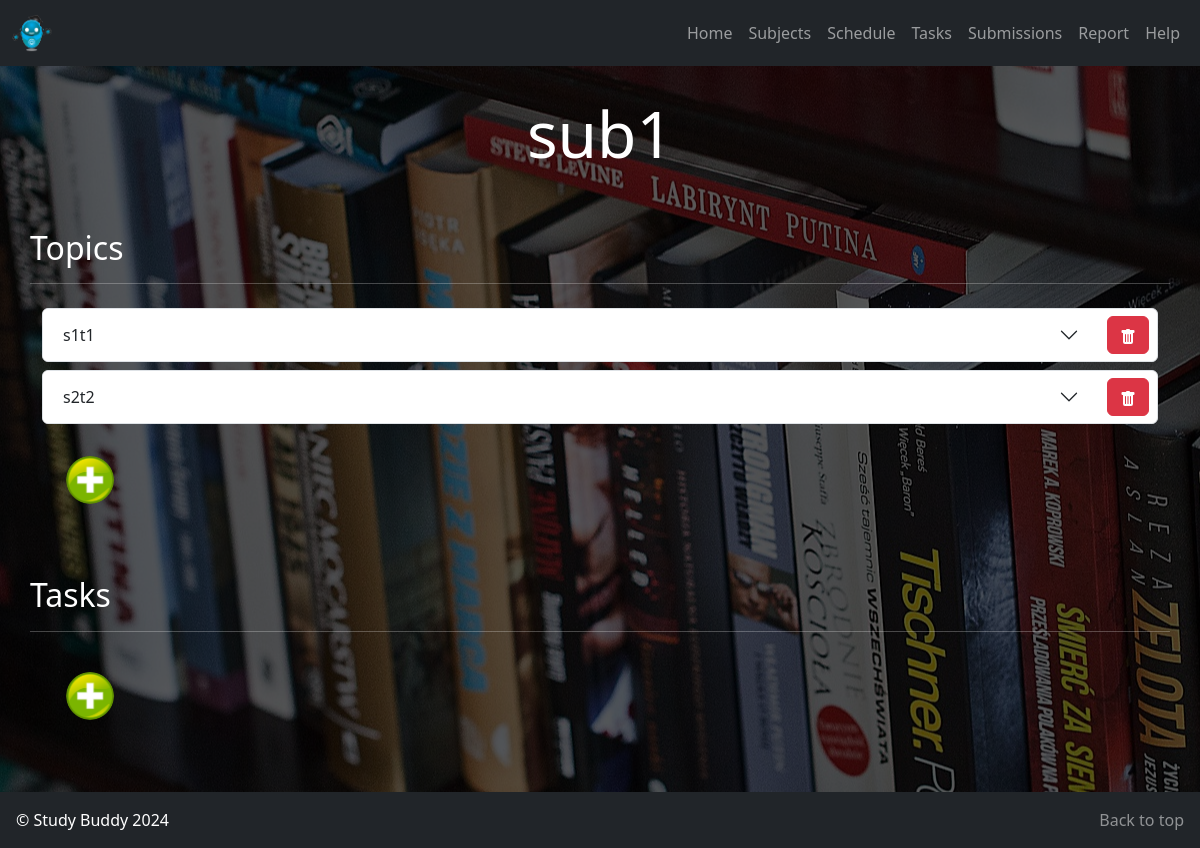
Page /topics-and-tasks/4/ on the committed database.
### Study_Buddy_App/models.py (models this page shows, shortened)
class Subject(models.Model):
    id = models.AutoField(primary_key=True)
    name = models.CharField(max_length=100)
    description = models.TextField()

class Topic(models.Model):
    id = models.AutoField(primary_key=True)
    subject = models.ForeignKey(Subject, on_delete=models.CASCADE)
    name = models.CharField(max_length=255)

### Study_Buddy_App/views.py (the view)
# urls.py: path('topics-and-tasks/<int:subject_id>/', views.topicsAndTasks, name='topics-and-tasks'),
def topicsAndTasks(request, subject_id):
    dateToday = timezone.now().date()
    subject = Subject.objects.get(pk=subject_id)
    topics = getTopics(Topic.objects.filter(subject=subject))
    tasks = getTasks(Task.objects.filter(subject=subject, deadline__gte=dateToday))
    context = {
        'subject': subject,
        'topics': topics,
        'tasks': tasks
    }
    return render(request, 'Study_Buddy_App/topicsAndTasks.html', context)

### Study_Buddy_App/views.py (called while the page is built, shortened)
def getTasks(tasks):
    taskSessionObjects = []
    return taskSessionObjects

def getTopics(topics):
    topicSessionObjects = []
    for topic in topics:
        topicSessions = TopicSession.objects.filter(topic=topic)
        currentObject = {
            'id': topic.id,
            'name': topic.name,
        }
        currentTopicSessions = []
        currentTopicSessions = sortSessionsDayWise(currentTopicSessions)
        i = 1
        for session in currentTopicSessions:
            session['order'] = i
            i += 1
        currentObject['sessions'] = currentTopicSessions
        topicSessionObjects.append(currentObject)
    return topicSessionObjects

def sortSessionsDayWise(sessions):
    dayOrder = ['Sunday', 'Monday', 'Tuesday', 'Wednesday', 'Thursday', 'Friday', 'Saturday']
    dayGroups = defaultdict(list)
    for session in sessions:
        dayGroups[session['day']].append(session)
    for day in dayGroups:
        dayGroups[day].sort(key=lambda x: x['start_time'])
    result = []
    for day in dayOrder:
        result.extend(dayGroups[day])
    return result

### templates/Study_Buddy_App/topicsAndTasks.html (shortened to what this page needs)
{% extends 'Study_Buddy_App/base.html' %}
{% load static %}
{% block content %}
    <header>
        <div class="container h-100 mt-5 py-5">
            <div class="d-flex h-100 text-center align-items-center">
                <div class="w-100">
                    <h1 class="display-3">
                        {{ subject.name }}
                    </h1>
                </div>
            </div>
        </div>
    </header>
    <main class="">
        <section class="topics">
            <div class="container-md">
                <div class="row g-5 align-items-center">
                    <div class="container mt-5">
                        <h2>Topics</h2>
                        <hr>
                    </div>
                    <div class="accordion mt-0" id="topics">
                        {% for topic in topics %}
                            <div class="col-md-12">
                                <div class="accordion-item my-2">
                                    <h2 class="accordion-header d-flex justify-content-between align-items-center" id="topic-{{ topic.id }}-header">
                                        <button
                                            class="accordion-button collapsed"
                                            type="button"
                                            data-bs-toggle="collapse"
                                            data-bs-target="#topic-{{ topic.id }}">
                                            {{ topic.name }}
                                        </button>
                                        <a href="#" class="btn btn-danger mx-2" onclick="deleteTopic({{ topic.id }})">
                                            <svg xmlns="http://www.w3.org/2000/svg" width="16" height="16" fill="white" class="bi bi-x-trash" viewBox="0 0 16 16">
                                                <use xlink:href="{% static 'icons/icons.svg' %}#x-delete"></use>
                                            </svg>
                                        </a>
                                    </h2>
                                </div>
                            </div>
                        {% endfor %}
                    </div>
                </div>
                <div class="container px-4 py-4">
                    <button id="add-topic-button" class="add-form-button">
                        <img class="form-button-image" src="{% static 'images/plus_icon.png' %}" alt="Plus Image" style="display: inline;">
                    </button>
                </div>
            </div>
        </section>
        <section class="Tasks py-5">
            <div class="container-md">
                <div class="row g-5 align-items-center">
                    <div class="container mt-5">
                        <h2>Tasks</h2>
                        <hr>
                    </div>
                </div>
                <div class="container px-4 py-4">
                    <button id="add-task-button" class="add-form-button">
                        <img class="form-button-image" src="{% static 'images/plus_icon.png' %}" alt="Plus Image" style="display: inline;">
                    </button>
                </div>
            </div>
        </section>
    </main>
{% endblock content %}

### static/css/style.css (style rules this page uses)
html, body { width: 100%; height: 100%; margin: 0, auto; color: white; }
header { position: relative; width: 100%; overflow: hidden; }
.container { position: relative; z-index: 2; }
main { min-height: 75vh; }
.add-form-button { display: inline-block; width: 3rem; height: 3rem; border-radius: 50%; padding: 0; margin: 0; border: none; background-color: transparent; cursor: pointer; overflow: hidden; }
.form-button-image { width: 100%; height: auto; display: block; }

### rows in the picture
Subject: name "sub1"
Topic: name "s1t1"
Topic: name "s2t2"
